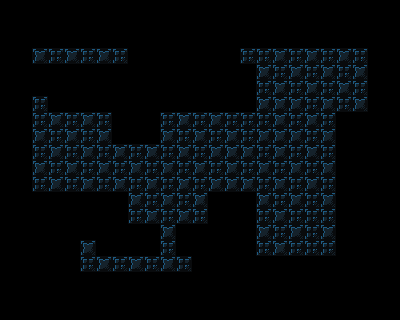

A level layout from a 2D game, rendered from its tile map. Below: a short description, then the map file with tile-grid data replaced by summaries:
An orthogonal 25x20 tile map with 16x16 px tiles, 1 tile layer (background) and 58 objects (47x destructible, 3x pickup_bomb, 2x portal, 2x triggerable, actor, ...).

<map version="1.4" tiledversion="2020.10.30" orientation="orthogonal" renderorder="right-down" width="25" height="20" tilewidth="16" tileheight="16" infinite="0" nextlayerid="6" nextobjectid="457">
 <properties>
  <property name="display_name" value="sneaky bastard dlfjg" />
  <property name="has_video_tape" type="bool" value="false" />
  <property name="next_level" value="./data/levels/tmx/New41.tmx" />
  <property name="player_bomb_count" value="0" />
 </properties>
 <tileset firstgid="1" name="newtiledsheet" tilewidth="16" tileheight="16" tilecount="180" columns="9">
  <image source="../../newtiledsheet.png" width="144" height="320" />
 </tileset>
 <layer id="1" name="background" width="25" height="20">
  <data>[500 cells, 500 non-empty, 4 distinct tile ids]</data>
 </layer>
 <objectgroup id="4" name="objects">
  <object id="393" type="actor" gid="46" x="80" y="272" width="16" height="16" />
  <object id="394" type="portal" gid="62" x="80" y="256" width="16" height="16" />
  <object id="395" type="portal" gid="62" x="32" y="64" width="16" height="16" />
  <object id="396" type="triggerable" gid="16" x="64" y="64" width="16" height="16">
   <properties>
    <property name="triggered_id" type="int" value="1" />
   </properties>
  </object>
  <object id="397" type="triggerable" gid="16" x="80" y="64" width="16" height="16">
   <properties>
    <property name="triggered_id" type="int" value="2" />
   </properties>
  </object>
  <object id="398" type="scene_switching_tile" gid="32" x="112" y="64" width="16" height="16">
   <properties>
    <property name="scene" value="./data/levels/tmx/New41.tmx" />
   </properties>
  </object>
  <object id="399" type="switch" gid="34" x="176" y="272" width="16" height="16">
   <properties>
    <property name="triggers" type="int" value="1" />
   </properties>
  </object>
  <object id="400" type="pickup_bomb" gid="43" x="32" y="112" width="16" height="16" />
  <object id="402" type="pressure_plate" gid="54" x="240" y="64" width="16" height="16">
   <properties>
    <property name="triggers" type="int" value="2" />
   </properties>
  </object>
  <object id="403" type="destructible" gid="21" x="176" y="224" width="16" height="16" />
  <object id="404" type="destructible" gid="21" x="176" y="208" width="16" height="16" />
  <object id="405" type="destructible" gid="21" x="176" y="192" width="16" height="16" />
  <object id="406" type="destructible" gid="21" x="176" y="176" width="16" height="16" />
  <object id="407" type="destructible" gid="21" x="176" y="160" width="16" height="16" />
  <object id="408" type="destructible" gid="21" x="176" y="144" width="16" height="16" />
  <object id="409" type="destructible" gid="21" x="144" y="208" width="16" height="16" />
  <object id="410" type="destructible" gid="21" x="128" y="176" width="16" height="16" />
  <object id="411" type="destructible" gid="21" x="112" y="160" width="16" height="16" />
  <object id="412" type="destructible" gid="21" x="96" y="176" width="16" height="16" />
  <object id="414" type="destructible" gid="21" x="48" y="144" width="16" height="16" />
  <object id="415" type="destructible" gid="21" x="48" y="160" width="16" height="16" />
  <object id="416" type="destructible" gid="21" x="48" y="176" width="16" height="16" />
  <object id="418" type="destructible" gid="21" x="80" y="144" width="16" height="16" />
  <object id="419" type="destructible" gid="21" x="64" y="144" width="16" height="16" />
  <object id="420" type="destructible" gid="21" x="64" y="176" width="16" height="16" />
  <object id="421" type="destructible" gid="21" x="48" y="128" width="16" height="16" />
  <object id="422" type="destructible" gid="21" x="208" y="144" width="16" height="16" />
  <object id="423" type="destructible" gid="21" x="208" y="160" width="16" height="16" />
  <object id="424" type="destructible" gid="21" x="224" y="176" width="16" height="16" />
  <object id="425" type="destructible" gid="21" x="240" y="144" width="16" height="16" />
  <object id="426" type="destructible" gid="21" x="240" y="160" width="16" height="16" />
  <object id="427" type="destructible" gid="21" x="256" y="176" width="16" height="16" />
  <object id="428" type="destructible" gid="21" x="272" y="160" width="16" height="16" />
  <object id="429" type="destructible" gid="21" x="272" y="144" width="16" height="16" />
  <object id="430" type="destructible" gid="21" x="288" y="176" width="16" height="16" />
  <object id="431" type="destructible" gid="21" x="304" y="160" width="16" height="16" />
  <object id="432" type="destructible" gid="21" x="304" y="144" width="16" height="16" />
  <object id="433" type="destructible" gid="21" x="304" y="208" width="16" height="16" />
  <object id="434" type="destructible" gid="21" x="272" y="208" width="16" height="16" />
  <object id="437" type="destructible" gid="21" x="288" y="256" width="16" height="16" />
  <object id="438" type="destructible" gid="21" x="320" y="224" width="16" height="16" />
  <object id="439" type="destructible" gid="21" x="304" y="224" width="16" height="16" />
  <object id="440" type="pickup_bomb" gid="43" x="256" y="160" width="16" height="16" />
  <object id="441" type="pickup_bomb" gid="43" x="256" y="144" width="16" height="16" />
  <object id="442" type="destructible" gid="21" x="256" y="128" width="16" height="16" />
  <object id="443" type="destructible" gid="21" x="224" y="160" width="16" height="16" />
  <object id="444" type="destructible" gid="21" x="288" y="160" width="16" height="16" />
  <object id="445" type="destructible" gid="21" x="240" y="128" width="16" height="16" />
  <object id="446" type="destructible" gid="21" x="288" y="96" width="16" height="16" />
  <object id="447" type="destructible" gid="21" x="304" y="64" width="16" height="16" />
  <object id="448" type="destructible" gid="21" x="256" y="96" width="16" height="16" />
  <object id="449" type="destructible" gid="21" x="256" y="112" width="16" height="16" />
  <object id="450" type="destructible" gid="21" x="336" y="96" width="16" height="16" />
  <object id="452" type="destructible" gid="21" x="304" y="112" width="16" height="16" />
  <object id="453" type="destructible" gid="21" x="304" y="96" width="16" height="16" />
  <object id="454" type="destructible" gid="21" x="288" y="112" width="16" height="16" />
  <object id="455" type="destructible" gid="21" x="352" y="64" width="16" height="16" />
  <object id="456" type="destructible" gid="21" x="320" y="64" width="16" height="16" />
 </objectgroup>
</map>
